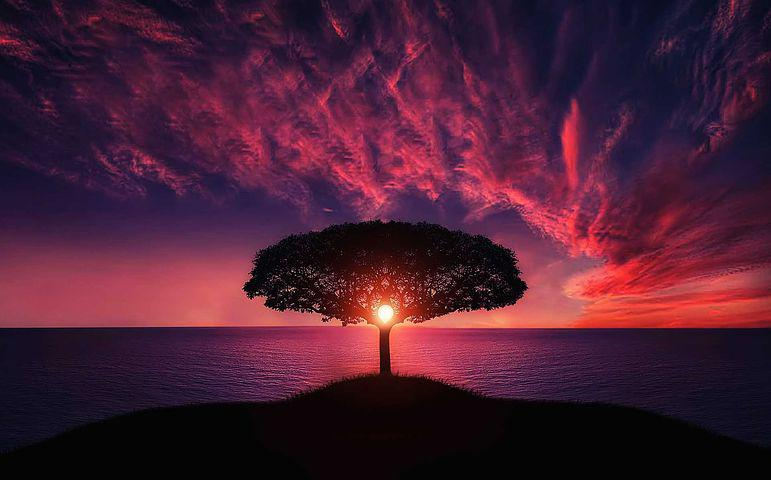
#> input picture data/images/sunset.jpg, 771 x 480 px
$ python 8_cropping.py
#> lines starting #> are read from the running program, lines starting #| are printed output that depends on the picture
############################################################################################################
#
# SPDX-License-Identifier: MIT
# Copyright (c) 2025 Nikunj Lad
#
# This script shows how to crop an image.
# We will first create a sample numpy array with random numbers and understand cropping on the command line.
# Next, we will import a custom image and extract ROI (regions of interest) using cropping
#
############################################################################################################

__maintainer__ = "Nikunj Lad"

# import relevant libraries
import argparse
import cv2
import numpy as np
import sys
from pathlib import Path

DATA_DIR = Path(__file__).parent.parent / "data"

# create an image with numbers using numpy
I = np.arange(0, 25)  # create an array with numbers from  0 to 25
I = I.reshape((5,5))    # reshape the array of numbers in a 5x5 grid to represent an image
print(f"Numpy Image \n {I}")

#  array([[ 0,  1,  2,  3,  4],
#         [ 5,  6,  7,  8,  9],
#         [10, 11, 12, 13, 14],
#         [15, 16, 17, 18, 19],
#         [20, 21, 22, 23, 24]])

# cropping 4th and 5th row along with first 2 columns
crop = I[3:5, 0:2]
print(f"Crop of 4th and 5th row and first 2 columns \n {crop} \n")

# cropping out first 3 rows along with 4 columns starting 2nd column
crop = I[0:3, 1:5]
print(f"Crop of first 3 rows along with 4 columns starting 2nd column \n {crop} \n")

# cropping out only 3rd column from the image
crop = I[:, 2]
print(f"Crop of only 3rd column in the image \n {crop} \n")

# crop parts of an image starting 3rd row and 1st column in intervals of 2. Basically we want to crop elements at specific intervals given the start row and column
crop = I[2::2, ::2]
print(f"Crop image in intervals of 2 starting 3rd row and 1st column \n {crop} \n")


# parsing command line arguments
ap = argparse.ArgumentParser()
ap.add_argument("-i", "--image", default=DATA_DIR / "images/sunset.jpg", help="Input image to crop")
args = vars(ap.parse_args())

# read an image
image = cv2.imread(args["image"])
#> image is the input picture: shape (480, 771, 3); mean B, G, R 51.4, 30.4, 73.7
cv2.imshow("Original Image", image)

head = image[10:75, 86:294]
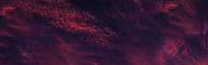
#> head: shape (65, 208, 3); mean B, G, R 49.7, 23.3, 54.9
cv2.imshow("Head of the bird", head)

bird = image[17:348, 85:491]
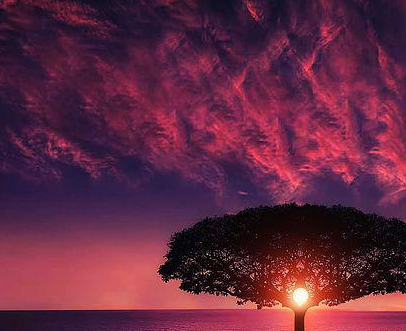
#> bird: shape (331, 406, 3); mean B, G, R 65.3, 39.9, 98.1
cv2.imshow("Only Bird", bird)

cv2.waitKey(0)
cv2.destroyAllWindows()
sys.exit(0)
#> (the program exits here)

$ run again, with data/images/andy.jpg copied over data/images/sunset.jpg
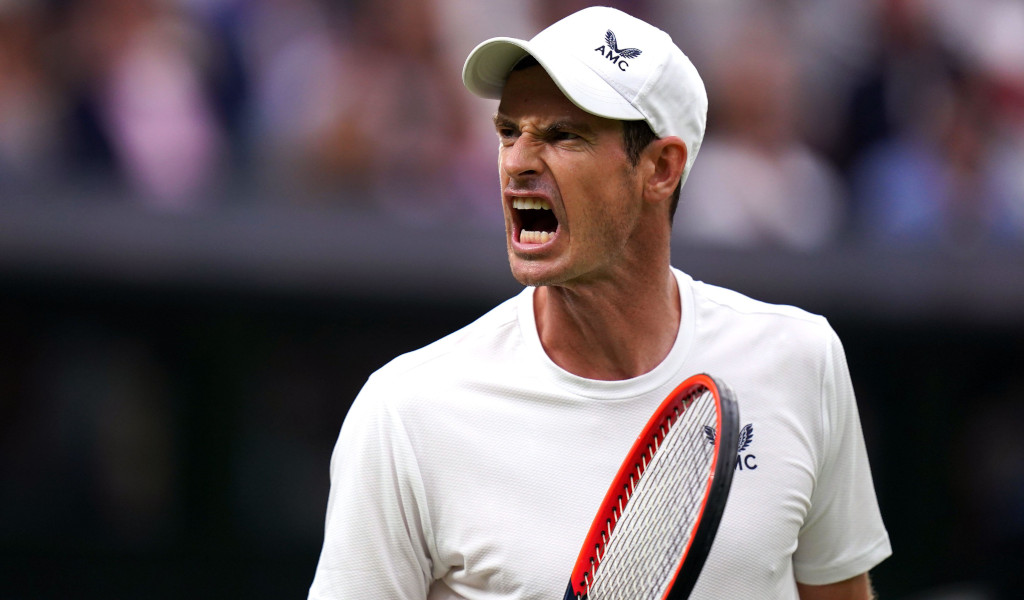
#> input picture data/images/andy.jpg, 1024 x 600 px
#> image is the input picture: shape (600, 1024, 3); mean B, G, R 98.2, 93, 103.6
#> `head = image[10:75, 86:294]`:
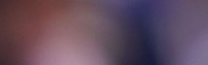
#> head: shape (65, 208, 3); mean B, G, R 93.8, 76.7, 99.3
#> `bird = image[17:348, 85:491]`:
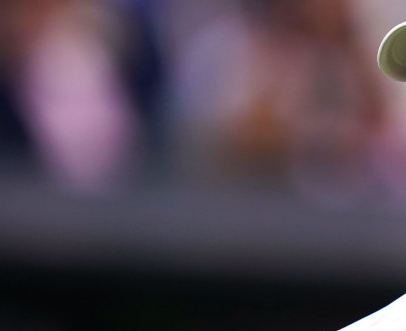
#> bird: shape (331, 406, 3); mean B, G, R 79.4, 67.2, 80.6

$ run again, with data/images/sun.jpg copied over data/images/sunset.jpg
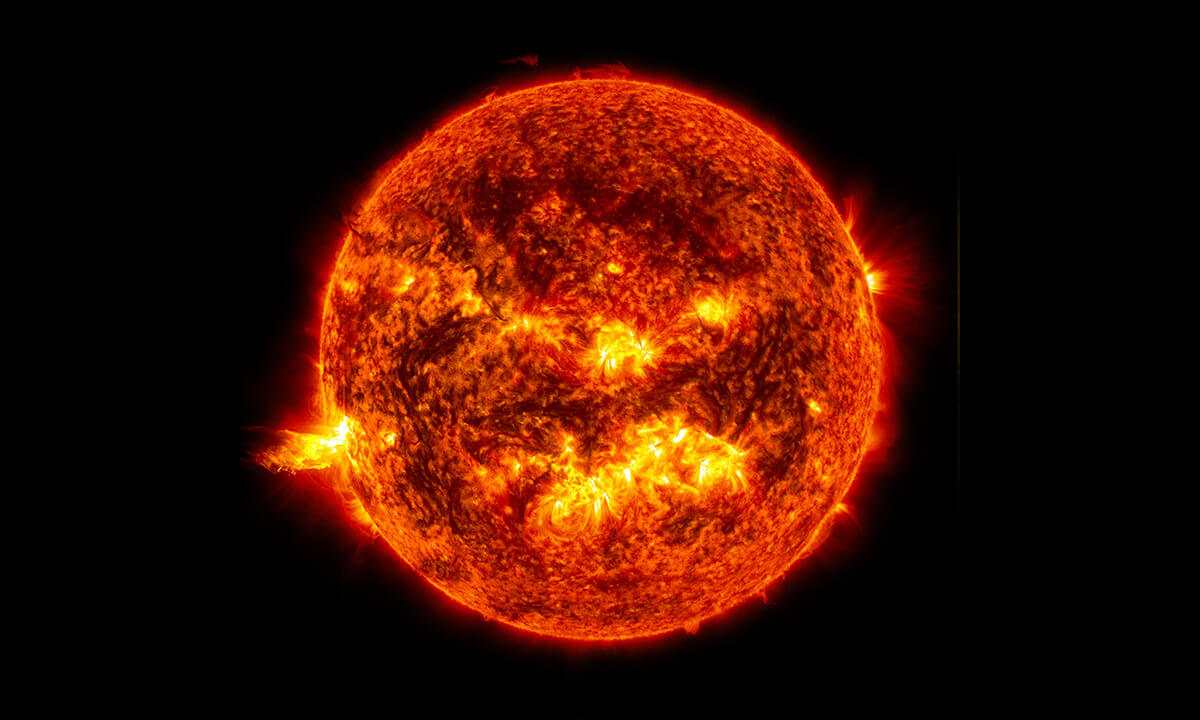
#> input picture data/images/sun.jpg, 1200 x 720 px
#> image is the input picture: shape (720, 1200, 3); mean B, G, R 2.2, 17.1, 61.1
#> head: shape (65, 208, 3); every value is 0
#> `bird = image[17:348, 85:491]`:
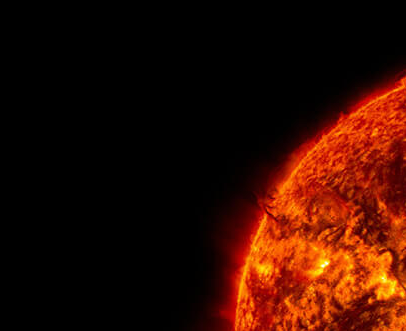
#> bird: shape (331, 406, 3); mean B, G, R 1.5, 12.7, 48.6

$ run again, with data/images/troupial.jpg copied over data/images/sunset.jpg
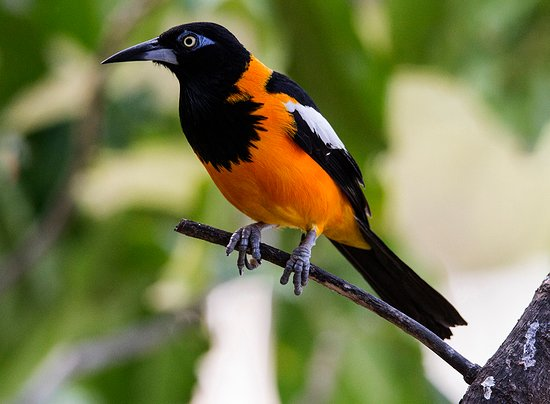
#> input picture data/images/troupial.jpg, 550 x 404 px
#> image is the input picture: shape (404, 550, 3); mean B, G, R 80.5, 124.3, 121.3
#> `head = image[10:75, 86:294]`:
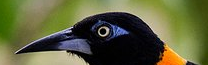
#> head: shape (65, 208, 3); mean B, G, R 60, 97.6, 94.5
#> `bird = image[17:348, 85:491]`:
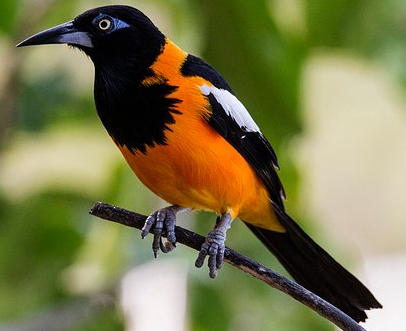
#> bird: shape (331, 406, 3); mean B, G, R 76.2, 120.5, 123.6
